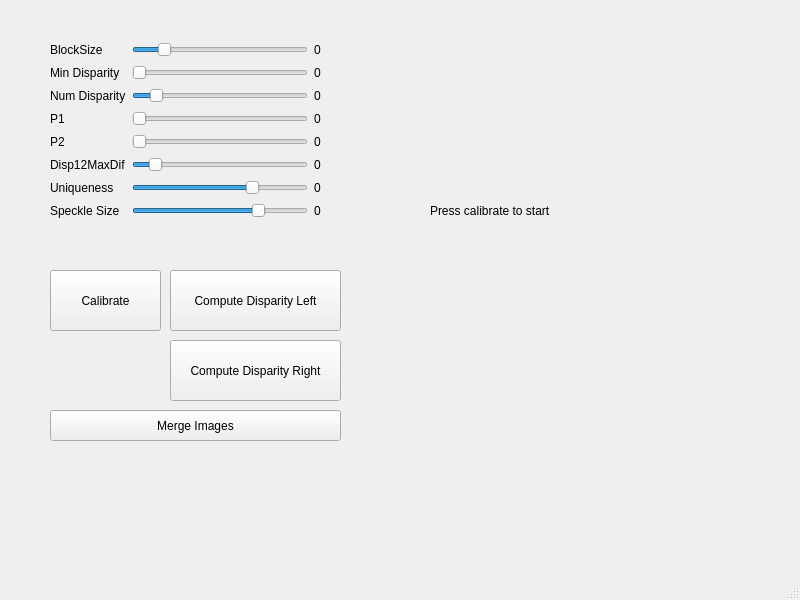
<?xml version="1.0" encoding="UTF-8"?>
<ui version="4.0">
 <class>MainWindow</class>
 <widget class="QMainWindow" name="MainWindow">
  <property name="geometry">
   <rect>
    <x>0</x>
    <y>0</y>
    <width>800</width>
    <height>600</height>
   </rect>
  </property>
  <property name="windowTitle">
   <string>MainWindow</string>
  </property>
  <widget class="QWidget" name="centralwidget">
   <widget class="QLabel" name="disparity_image">
    <property name="geometry">
     <rect>
      <x>430</x>
      <y>60</y>
      <width>251</width>
      <height>301</height>
     </rect>
    </property>
    <property name="text">
     <string>Press calibrate to start</string>
    </property>
   </widget>
   <widget class="QPushButton" name="compute_disparity_left_button">
    <property name="geometry">
     <rect>
      <x>170</x>
      <y>270</y>
      <width>171</width>
      <height>61</height>
     </rect>
    </property>
    <property name="text">
     <string>Compute Disparity Left</string>
    </property>
   </widget>
   <widget class="QPushButton" name="calibrate_button">
    <property name="geometry">
     <rect>
      <x>50</x>
      <y>270</y>
      <width>111</width>
      <height>61</height>
     </rect>
    </property>
    <property name="text">
     <string>Calibrate</string>
    </property>
   </widget>
   <widget class="QPushButton" name="process_button">
    <property name="geometry">
     <rect>
      <x>50</x>
      <y>410</y>
      <width>291</width>
      <height>31</height>
     </rect>
    </property>
    <property name="text">
     <string>Merge Images</string>
    </property>
   </widget>
   <widget class="QWidget" name="gridLayoutWidget">
    <property name="geometry">
     <rect>
      <x>50</x>
      <y>40</y>
      <width>271</width>
      <height>180</height>
     </rect>
    </property>
    <layout class="QGridLayout" name="gridLayout">
     <item row="6" column="0">
      <widget class="QLabel" name="label_6">
       <property name="text">
        <string>Uniqueness</string>
       </property>
      </widget>
     </item>
     <item row="1" column="0">
      <widget class="QLabel" name="label_2">
       <property name="text">
        <string>Min Disparity</string>
       </property>
      </widget>
     </item>
     <item row="0" column="1">
      <widget class="QSlider" name="block_size">
       <property name="minimum">
        <number>1</number>
       </property>
       <property name="maximum">
        <number>40</number>
       </property>
       <property name="singleStep">
        <number>1</number>
       </property>
       <property name="value">
        <number>7</number>
       </property>
       <property name="orientation">
        <enum>Qt::Horizontal</enum>
       </property>
      </widget>
     </item>
     <item row="2" column="0">
      <widget class="QLabel" name="label_3">
       <property name="text">
        <string>Num Disparity</string>
       </property>
      </widget>
     </item>
     <item row="5" column="0">
      <widget class="QLabel" name="label_5">
       <property name="text">
        <string>Disp12MaxDif</string>
       </property>
      </widget>
     </item>
     <item row="0" column="0">
      <widget class="QLabel" name="label">
       <property name="text">
        <string>BlockSize</string>
       </property>
      </widget>
     </item>
     <item row="1" column="2">
      <widget class="QLabel" name="min_disparity_value">
       <property name="text">
        <string>0</string>
       </property>
      </widget>
     </item>
     <item row="0" column="2">
      <widget class="QLabel" name="block_size_value">
       <property name="text">
        <string>0</string>
       </property>
      </widget>
     </item>
     <item row="4" column="0">
      <widget class="QLabel" name="label_7">
       <property name="text">
        <string>P2</string>
       </property>
      </widget>
     </item>
     <item row="1" column="1">
      <widget class="QSlider" name="min_disparity">
       <property name="minimum">
        <number>0</number>
       </property>
       <property name="maximum">
        <number>10</number>
       </property>
       <property name="value">
        <number>0</number>
       </property>
       <property name="orientation">
        <enum>Qt::Horizontal</enum>
       </property>
      </widget>
     </item>
     <item row="3" column="0">
      <widget class="QLabel" name="label_4">
       <property name="text">
        <string>P1</string>
       </property>
      </widget>
     </item>
     <item row="7" column="0">
      <widget class="QLabel" name="label_8">
       <property name="text">
        <string>Speckle Size</string>
       </property>
      </widget>
     </item>
     <item row="2" column="1">
      <widget class="QSlider" name="num_disparity">
       <property name="minimum">
        <number>1</number>
       </property>
       <property name="maximum">
        <number>20</number>
       </property>
       <property name="singleStep">
        <number>1</number>
       </property>
       <property name="value">
        <number>3</number>
       </property>
       <property name="orientation">
        <enum>Qt::Horizontal</enum>
       </property>
       <property name="tickInterval">
        <number>0</number>
       </property>
      </widget>
     </item>
     <item row="3" column="1">
      <widget class="QSlider" name="p1">
       <property name="maximum">
        <number>20000</number>
       </property>
       <property name="orientation">
        <enum>Qt::Horizontal</enum>
       </property>
      </widget>
     </item>
     <item row="4" column="1">
      <widget class="QSlider" name="p2">
       <property name="maximum">
        <number>20000</number>
       </property>
       <property name="orientation">
        <enum>Qt::Horizontal</enum>
       </property>
      </widget>
     </item>
     <item row="5" column="1">
      <widget class="QSlider" name="disp_max_dif">
       <property name="value">
        <number>10</number>
       </property>
       <property name="orientation">
        <enum>Qt::Horizontal</enum>
       </property>
      </widget>
     </item>
     <item row="6" column="1">
      <widget class="QSlider" name="uniqueness">
       <property name="maximum">
        <number>20</number>
       </property>
       <property name="value">
        <number>14</number>
       </property>
       <property name="orientation">
        <enum>Qt::Horizontal</enum>
       </property>
      </widget>
     </item>
     <item row="7" column="1">
      <widget class="QSlider" name="speckle_size">
       <property name="minimum">
        <number>50</number>
       </property>
       <property name="maximum">
        <number>200</number>
       </property>
       <property name="singleStep">
        <number>1</number>
       </property>
       <property name="value">
        <number>161</number>
       </property>
       <property name="orientation">
        <enum>Qt::Horizontal</enum>
       </property>
      </widget>
     </item>
     <item row="2" column="2">
      <widget class="QLabel" name="num_disparity_value">
       <property name="text">
        <string>0</string>
       </property>
      </widget>
     </item>
     <item row="3" column="2">
      <widget class="QLabel" name="p1_value">
       <property name="text">
        <string>0</string>
       </property>
      </widget>
     </item>
     <item row="4" column="2">
      <widget class="QLabel" name="p2_value">
       <property name="text">
        <string>0</string>
       </property>
      </widget>
     </item>
     <item row="5" column="2">
      <widget class="QLabel" name="max_diff_value">
       <property name="text">
        <string>0</string>
       </property>
      </widget>
     </item>
     <item row="6" column="2">
      <widget class="QLabel" name="uniqueness_value">
       <property name="text">
        <string>0</string>
       </property>
      </widget>
     </item>
     <item row="7" column="2">
      <widget class="QLabel" name="speckle_value">
       <property name="text">
        <string>0</string>
       </property>
      </widget>
     </item>
    </layout>
   </widget>
   <widget class="QPushButton" name="compute_disparity_right_button">
    <property name="geometry">
     <rect>
      <x>170</x>
      <y>340</y>
      <width>171</width>
      <height>61</height>
     </rect>
    </property>
    <property name="text">
     <string>Compute Disparity Right</string>
    </property>
   </widget>
  </widget>
  <widget class="QMenuBar" name="menubar">
   <property name="geometry">
    <rect>
     <x>0</x>
     <y>0</y>
     <width>800</width>
     <height>22</height>
    </rect>
   </property>
  </widget>
  <widget class="QStatusBar" name="statusbar"/>
 </widget>
 <resources/>
 <connections/>
</ui>
